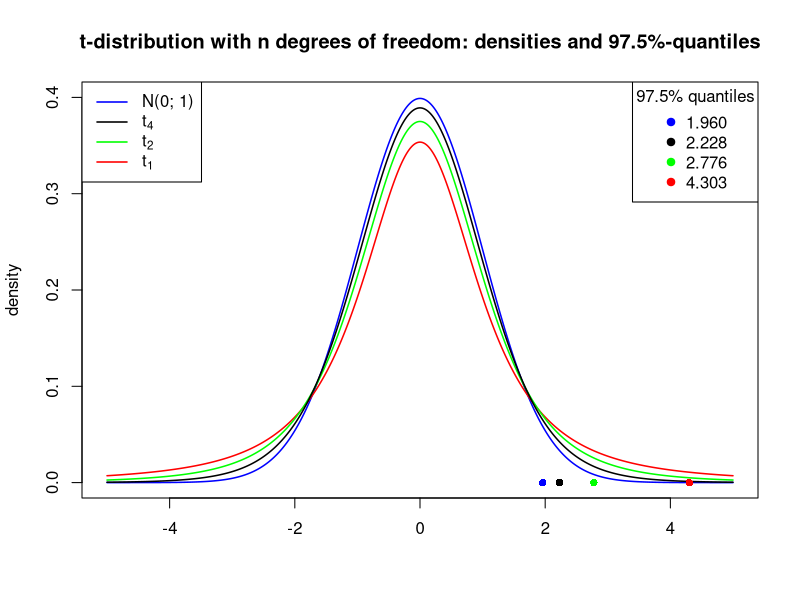

Reproduce this figure in R.
s<-seq(-5,5,b=0.001)
alpha<-0.025
par(ps = 12, cex = 1, cex.main = 1)
pdf(file="tdist.pdf", width=10, height=7, bg="transparent")
plot (range(s),c(0,0.4),type="n", xlab="",ylab="density",pin=c(2,2),main="t-distribution with n degrees of freedom: densities and 97.5%-quantiles")
lines(s,dnorm(s),lwd=1.5, col="blue")
lines(s,dt(s,2), lwd=1.5, col="red" )
lines(s,dt(s,4), lwd=1.5, col="green" )
lines(s,dt(s,10), lwd=1.5, col="black" )
#points(c(qnorm(1-alpha),qnorm(1-alpha)),c(0,2), col="blue",type="o", lty=5)
points(qnorm(1-alpha),0,   col="blue",   pch=16)
points(qt(1-alpha,2),0,    col="red",   pch=16)
points(qt(1-alpha,4),0,    col="green", pch=16)
points(qt(1-alpha,10),0,    col="black", pch=16 )
legend("topleft", 
legend=c("N(0; 1)",expression(t[4]),expression(t[2]),expression(t[1])), 
lty=c(1,1),
lwd=c(1.5,1.5,1.5,1.5),
col=c("blue","black","green","red"))
legend("topright", 
legend=sprintf("%.3f", c(qnorm(1-alpha), qt(1-alpha, 10), qt(1-alpha, 4), qt(1-alpha, 2))),
col=c("blue","black","green","red"),
pch=19,
title="97.5% quantiles")
dev.off()
if (interactive()) browseURL(paste0(getwd(),"/tdist.pdf"))
